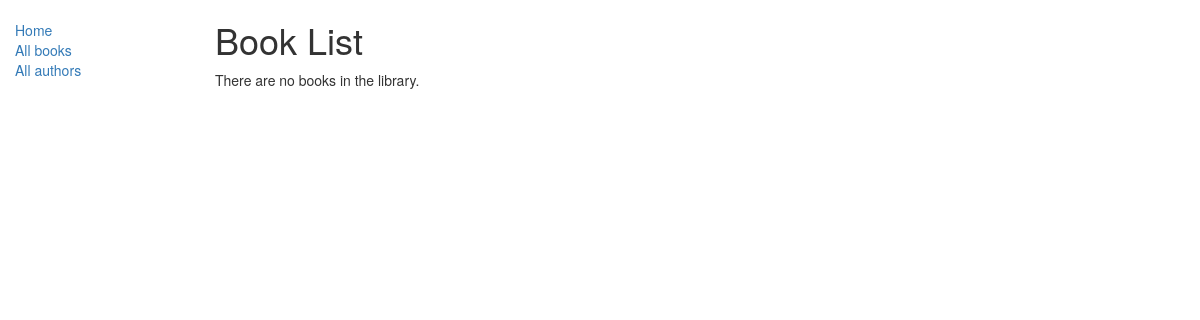
Page /catalog/books/ on the earlier database version.
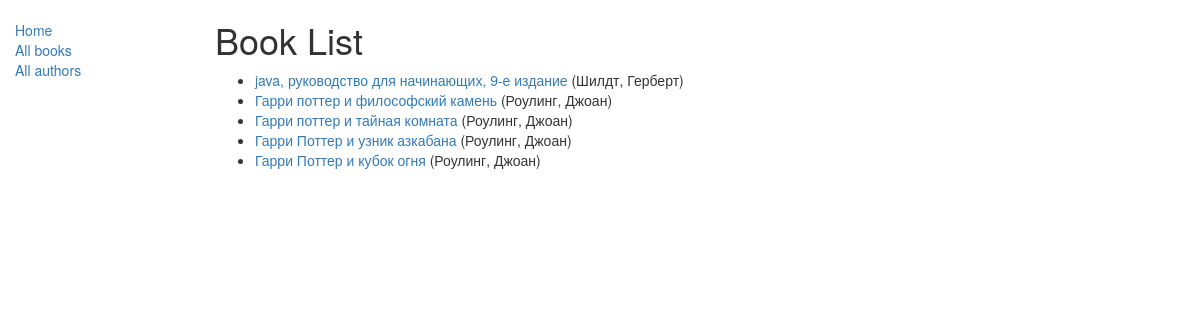
Same page on the later database version.
### catalog/models.py (models this page shows, shortened)
class Book(models.Model):
    title = models.CharField(max_length=200)
    author = models.ForeignKey('Author', on_delete=models.SET_NULL, null=True)
    summary = models.TextField(max_length=1000, help_text="Enter a brief description of the book")
    isbn = models.CharField('ISBN',max_length=13, help_text='13 Character <a href="https://www.isbn-international.org/content/what-isbn">ISBN number</a>')
    genre = models.ManyToManyField(Genre, help_text="Select a genre for this book")
    language = models.ForeignKey('Language', on_delete=models.SET_NULL, null=True)
    def get_absolute_url(self):
        return reverse('book-detail', args=[str(self.id)])
    def display_genre(self):
        """
        Creates a string for the Genre. This is required to display genre in Admin.
        """
        return ', '.join([ genre.name for genre in self.genre.all()[:3] ])
    display_genre.short_description = 'Genre'

class Author(models.Model):
    first_name = models.CharField(max_length=100)
    last_name = models.CharField(max_length=100)
    date_of_birth = models.DateField(null=True, blank=True)
    date_of_death = models.DateField('Died', null=True, blank=True)
    def __str__(self):
        return '%s, %s' % (self.last_name, self.first_name)

### catalog/views.py (the view)
class BookListView(generic.ListView):
    model = Book
    paginate_by = 5

### catalog/templates/catalog/book_list.html (shortened to what this page needs)
{% extends "base_generic.html" %}
{% block content %}
    <h1>Book List</h1>
    {% if book_list %}
    <ul>
      {% for book in book_list %}
      <li>
        <a href="{{ book.get_absolute_url }}">{{ book.title }}</a> ({{book.author}})
      </li>
      {% endfor %}
    </ul>
    {% else %}
      <p>There are no books in the library.</p>
    {% endif %}
{% endblock %}

Differences in the rows shown:
added Book: title "java, руководство для начинающих, 9-е издание", author "Шилдт, Герберт"
added Book: title "Гарри поттер и философский камень", author "Роулинг, Джоан"
added Book: title "Гарри поттер и тайная комната", author "Роулинг, Джоан"
added Book: title "Гарри Поттер и узник азкабана", author "Роулинг, Джоан"
added Book: title "Гарри Поттер и кубок огня", author "Роулинг, Джоан"
Other differences:
text no longer shown: "There are no books in the library."
